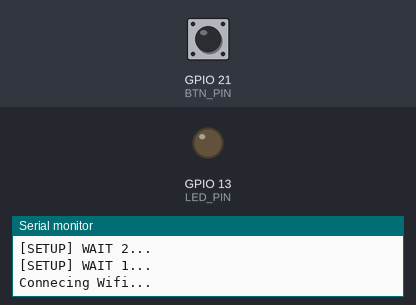
Recording of a sketch running on a simulated ESP32. Parts: output pins drawn as LEDs (lit = HIGH), the last lines printed to the serial monitor. Dashed ring = blinking. The test bench sets the inputs (shaded band); at power-on: GPIO 21 (BTN_PIN) LOW. WiFi joins after 1.5 s; servers stay silent unless stated; web services answer with replies made up by the test bench.

Above: at 5.2 s.
5.3 s: GPIO 21 (BTN_PIN) pulled HIGH for 1 s
9.3 s: GPIO 21 (BTN_PIN) pulled HIGH for 3.2 s
At 13.2 s:
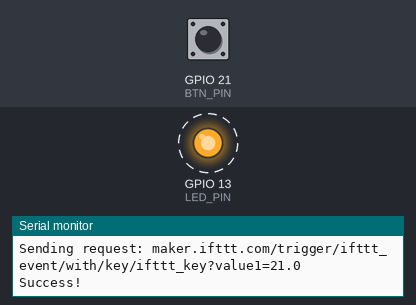
At 16.7 s:
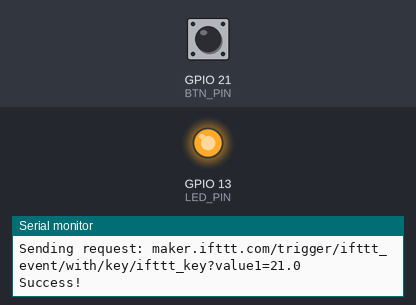
Timing chart, 0 to 18.2 s (numbered marks = the images above; inputs shaded):
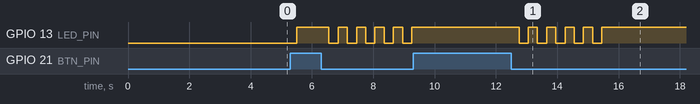

Measured:
- after the input at 9.3 s, GPIO 13 (LED_PIN): alternates HIGH for 0.30 s and LOW for 0.30 s, 10 changes in all, then stays HIGH, starting after 3.5 s
- by itself, GPIO 13 (LED_PIN): repeats every 0.60 s: LOW 0.30 s, HIGH 0.30 s

The sketch:

iotbutton32.ino
```cpp
// (licence header left out)
#include <WiFi.h>
#include <WiFiMulti.h>
#include <HTTPClient.h>

#include "secret.h"

/*
secret.h defines following variables

// Change to your key and event name
const char* IFTTT_KEY = "ifttt_key";
const char* IFTTT_EVENT = "ifttt_event";

// AP at home so that you can use it at home
#define WLAN_SSID_HOME ""
#define WLAN_PASS_HOME ""

// AP at workshop location
#define WLAN_SSID ""
#define WLAN_PASS ""
*/

const int BTN_PIN = 21; // GPIO0 is pull-up to 3.3v. Press BTN to GND.
const int LED_PIN = 13;

int buttonState;             // the current reading from the input pin
int lastButtonState = LOW;   // the previous reading from the input pin
long lastDebounceTime = 0;  // the last time the output pin was toggled
long debounceDelay = 50;    // the debounce time; increase if the output flickers

WiFiMulti wifiMulti;
bool connected = false;

void setup() {
  Serial.begin(115200);

  for(uint8_t t = 4; t > 0; t--) {
      Serial.printf("[SETUP] WAIT %d...\n", t);
      Serial.flush();
      delay(1000);
  }

  wifiMulti.addAP(WLAN_SSID_HOME, WLAN_PASS_HOME);
  wifiMulti.addAP(WLAN_SSID, WLAN_PASS);

  Serial.println("Connecing Wifi...");
  pinMode(BTN_PIN, INPUT);
  pinMode(LED_PIN, OUTPUT);
}

void loop() {
  if (check_wifi_connection() == false) return;

  // check Button status with debounce
  int reading = digitalRead(BTN_PIN);
  if (reading != lastButtonState) {
    // reset the debouncing timer
    lastDebounceTime = millis();
  }
  if ((millis() - lastDebounceTime) > debounceDelay) {
    // stayed in the state for debounce time
    if (reading != buttonState) {
      // button state has changed:
      buttonState = reading;
      if (buttonState == LOW) {
        Serial.println("Button is pressed.");
        trigger_ifttt();
      }
    }
  }
  lastButtonState = reading;
}

void trigger_ifttt(){
  String query = "/trigger/";
  query += IFTTT_EVENT;
  query += "/with/key/";
  query += IFTTT_KEY;
  query += "?value1=21.0"; // for future use

  HTTPClient http;
  Serial.print("Sending request: ");
  Serial.print("maker.ifttt.com");
  Serial.println(query);
  http.begin("maker.ifttt.com",80,query);
  int httpCode = http.GET();
  if (httpCode > 0){
    Serial.println("Success!");
    light_success();
  } else {
    Serial.print("Error code: ");
    Serial.printf("[HTTP] GET... failed, error: %s\n", http.errorToString(httpCode).c_str());
    light_fail();
  }
  http.end();
}

void light_success(){
  // flash LED slowly 5 times
  for (int i=0; i<5; i++){
    digitalWrite(LED_PIN, LOW);
    delay(300);
    digitalWrite(LED_PIN, HIGH);
    delay(300);
  }
}

void light_fail(){
  // flash LED quickly 10 times
  for (int i=0; i<10; i++){
    digitalWrite(LED_PIN, LOW);
    delay(100);
    digitalWrite(LED_PIN, HIGH);
    delay(100);
  }
}

bool check_wifi_connection(){
  if (wifiMulti.run() != WL_CONNECTED) {
    digitalWrite(LED_PIN, LOW);
    Serial.println("WiFi not connected!");
    connected = false;
    delay(1000);
    return false;
  } else {
    if (connected == false){
      // changed from not connected to connected
      digitalWrite(LED_PIN, HIGH);
      connected = true;
      Serial.println("");
      Serial.println("WiFi connected");
      Serial.print("IP address: ");
      Serial.println(WiFi.localIP());
    }
    return true;
  }
}
```

secret.h
```cpp
// Change to your key and event name
const char* IFTTT_KEY = "ifttt_key";
const char* IFTTT_EVENT = "ifttt_event";

// AP at home so that you can use it at home
#define WLAN_SSID_HOME ""
#define WLAN_PASS_HOME ""

// AP at workshop location
#define WLAN_SSID ""
#define WLAN_PASS ""
```
